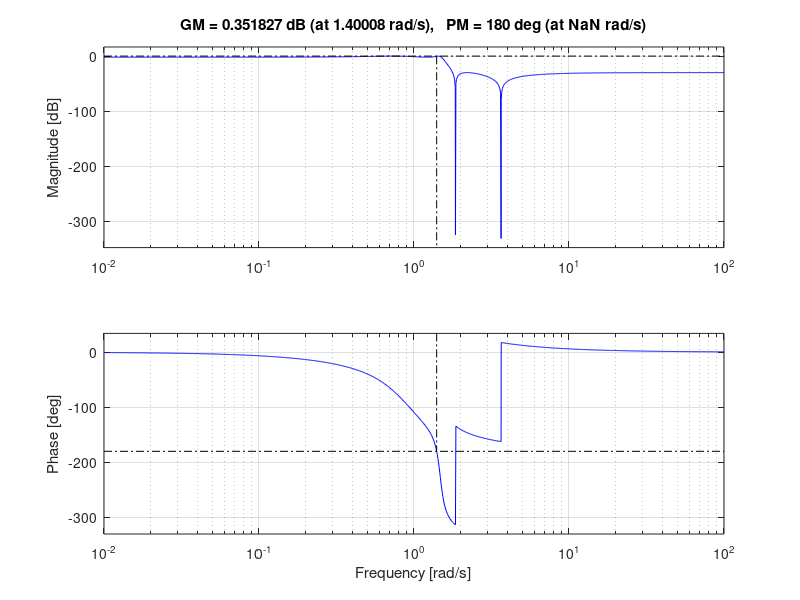
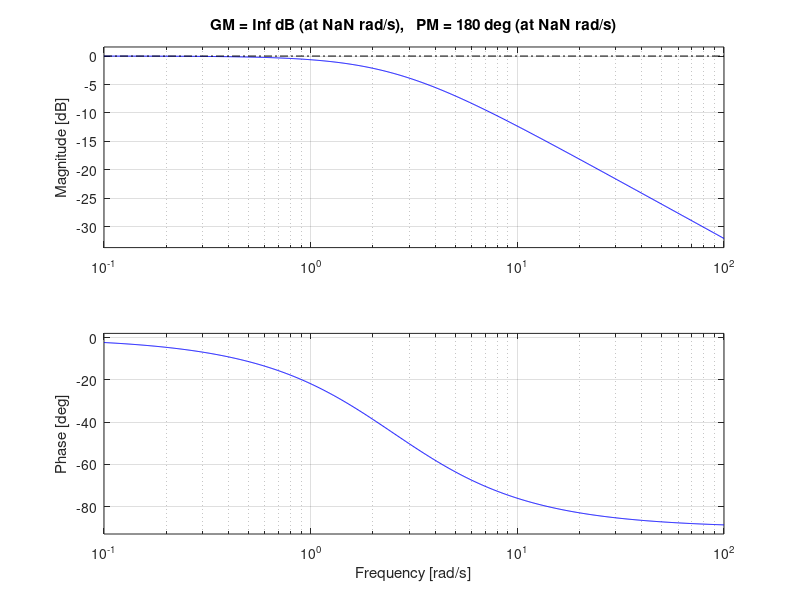
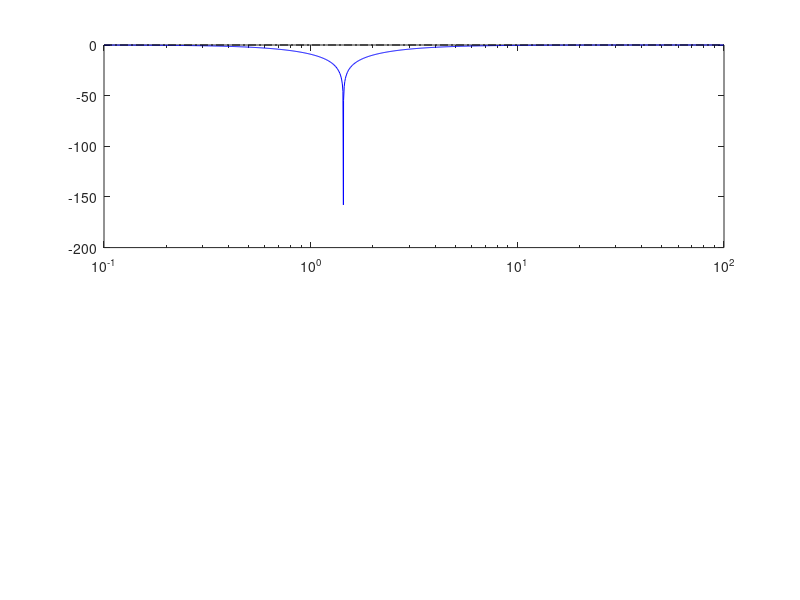

MATLAB code for these plots, in order: (Note: this script raises an error after producing the figures.)
pkg load control 
pkg load signal


[N1,D1]=ellip(4,2.,30,1.5,'low','s');
sys_F1=tf(N1,D1);

[N2,D2]=butter(1,2.5,'low','s');
sys_F2=tf(N2,D2);

% Filtro NOTCH
wc=1.44;
psiz=0.;
psip=1.;
sys_F3=tf([1 2*psiz*wc wc^2],[1 2*psip*wc wc^2]); 

figure 1; margin(sys_F1);
figure 2; margin(sys_F2);
figure 3; margin(sys_F3);

